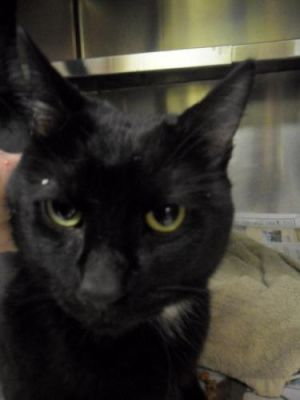
#> input picture cat_images/Bombay/18747476_8298.jpg, 300 x 400 px, found by its file name; its folder holds only this picture in this run
$ jupyter execute --allow-errors cat_3breeds_analysis.ipynb
#> lines starting #> are read from the running program, lines starting #| are printed output that depends on the picture
#> further down, image_arr is the input picture: shape (400, 300, 3); mean B, G, R 47.5, 54.8, 57.6
#> `new_array = cv2.resize(img_rgb,(160, 160))`:
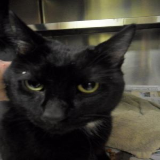
#> new_array: shape (160, 160, 3); mean R, G, B 57.5, 54.7, 47.4
[cell 1]
import numpy as np
import matplotlib.pyplot as plt
import pandas as pd
import os
import cv2
from sklearn import svm
from sklearn.ensemble import RandomForestClassifier
from sklearn.linear_model import LogisticRegression
from sklearn.linear_model import LinearRegression
from sklearn.ensemble import RandomForestRegressor
from sklearn.tree import DecisionTreeClassifier
from sklearn import metrics

[cell 2]
from sklearn.model_selection import GridSearchCV, train_test_split

[cell 3]
from sklearn.svm import SVC

[cell 4]
from sklearn.metrics import confusion_matrix
from sklearn.metrics import plot_confusion_matrix

[cell 5]
data = []
dirpath = "" # your dir
folders = ['bombay', 'siamese', 'tabby']
#> (the rest of this cell did not finish here and is left out)

[cell 6]
len(data)
#> Out = 1

[cell 7]
X = []
y = []
for feature, label in data:
    X.append(feature)
    y.append(label)
#> this loop made 1 pass
#> label on pass 1: 0
#> after the loop, X = 1 item; y = [0]

[cell 8]
X = np.array(X)

[cell 9]
X.shape
#> Out = (1, 160, 160, 3)

[cell 10]
# graph_y = pd.Series(y).map({0:'abyssinian', 1:'american_bobtail', 2:'british_shorthair'})
graph_y = pd.Series(y).map({0:'orange tabby', 1:'siamese', 2: 'bombay'})

[cell 11]
plt.hist(graph_y)
plt.title('Images per Category')
plt.ylabel('Number of Images')
plt.xlabel('Cat breeds')
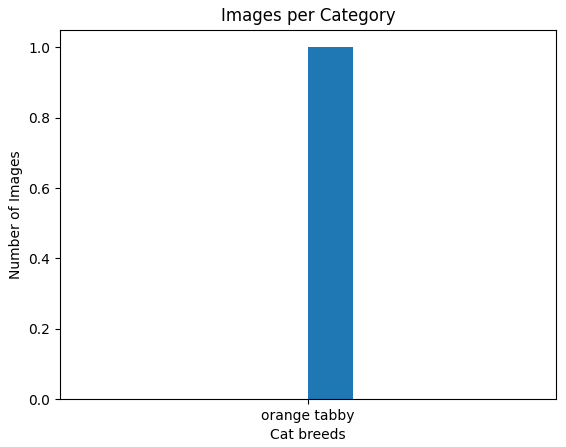
#> figure drawn by matplotlib, 1 panel; tallest bar 1 high, from x = 0 to 0.1
